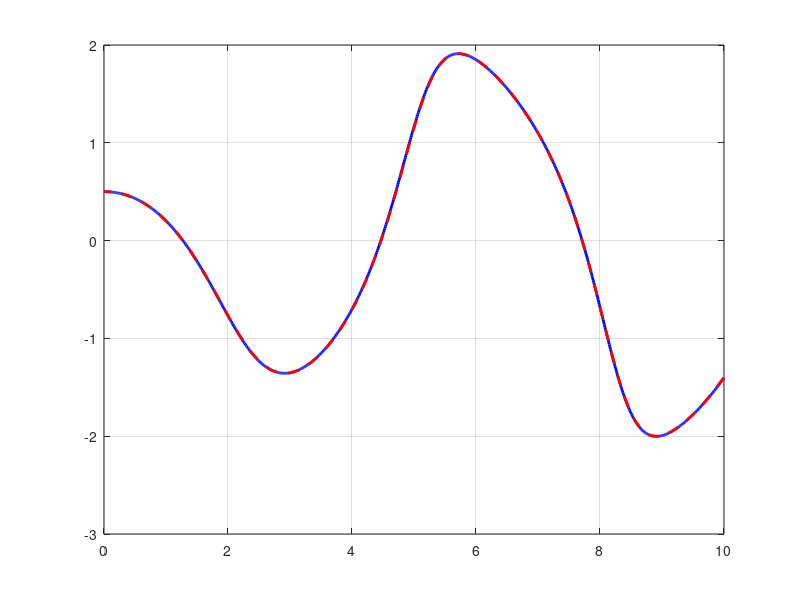

MATLAB code for this plot:
clc
clear 
close all

%% Úkol 02: Van der Pol oscilátor
% Řešte rovnici níže uvedenou rovnicí pomocí funkce ODE45:
% ẍ - μ(1 - x²)ẋ + x = 0
%
% Za podmínky:
% t = (0; 10) s
% x(0) = 0.5
% μ = 0.9
%



tmin = 0;
tmax = 10;
dt  = 0.01;
h = dt;

function dX = odeFcnNonLin(t, X)
    
    x = X(1);
    y = X(2);
    
    dx = y;
    dy = -x + 0.9*y -0.9*x^2*y;
    dX = [dx; dy];
end



x0 = [0.5; 0];
t = tmin:dt:tmax;
n = length(t);

x_RK = zeros(length(x0), n);
x_RK(:,1) = x0;

for i = 1:n-1
    a1 = odeFcnNonLin(t(i), x_RK(:,i));
    a2 = odeFcnNonLin(t(i)+h/2, x_RK(:,i)+h/2*a1);
    

a3 = odeFcnNonLin(t(i)+h/2, x_RK(:,i)+h/2*a2);
    a4 = odeFcnNonLin(t(i)+h, x_RK(:,i)+h*a3);
    x_RK(:,i+1) = x_RK(:,i) + (h/6)*(a1 + 2*a2 + 2*a3 + a4);
end

[t_ode, x_ode] = ode45(@odeFcnNonLin, [tmin tmax ], x0);

plot(t, x_RK(1,:), 'b-', 'LineWidth', 2); hold on
plot(t_ode, x_ode(:,1), 'r--', 'LineWidth', 2);

grid on